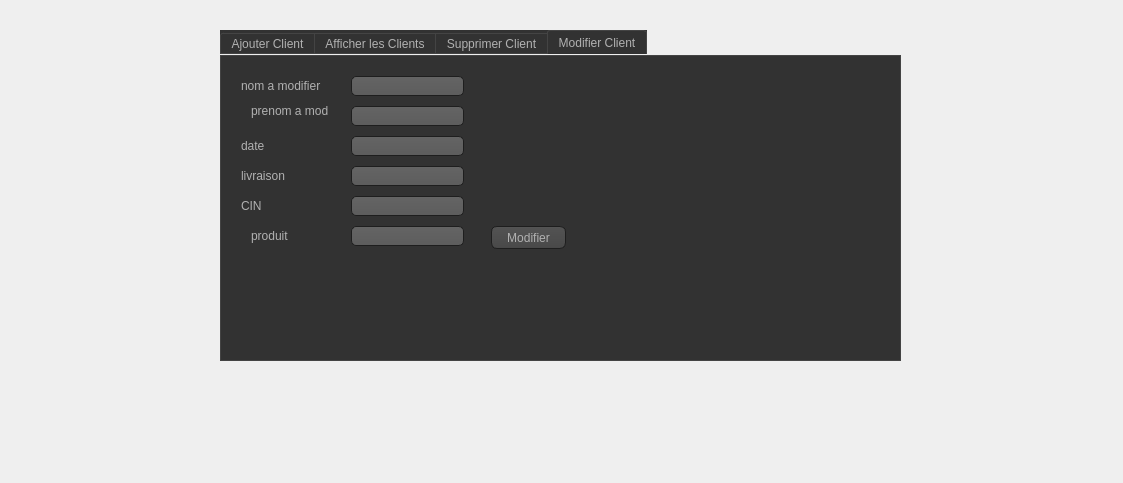
<?xml version="1.0" encoding="UTF-8"?>
<ui version="4.0">
 <class>WWindow</class>
 <widget class="QDialog" name="WWindow">
  <property name="geometry">
   <rect>
    <x>0</x>
    <y>0</y>
    <width>1123</width>
    <height>483</height>
   </rect>
  </property>
  <property name="windowTitle">
   <string>Dialog</string>
  </property>
  <widget class="QTabWidget" name="tabWidget">
   <property name="geometry">
    <rect>
     <x>220</x>
     <y>30</y>
     <width>681</width>
     <height>331</height>
    </rect>
   </property>
   <property name="styleSheet">
    <string notr="true">QToolTip
{
     border: 1px solid black;
     background-color: #ffa02f;
     padding: 1px;
     border-radius: 3px;
     opacity: 100;
}

QWidget
{
    color: #b1b1b1;
    background-color: #323232;
}

QWidget:item:hover
{
    background-color: QLinearGradient( x1: 0, y1: 0, x2: 0, y2: 1, stop: 0 #ffa02f, stop: 1 #ca0619);
    color: #000000;
}

QWidget:item:selected
{
    background-color: QLinearGradient( x1: 0, y1: 0, x2: 0, y2: 1, stop: 0 #ffa02f, stop: 1 #d7801a);
}

QMenuBar::item
{
    background: transparent;
}

QMenuBar::item:selected
{
    background: transparent;
    border: 1px solid #ffaa00;
}

QMenuBar::item:pressed
{
    background: #444;
    border: 1px solid #000;
    background-color: QLinearGradient(
        x1:0, y1:0,
        x2:0, y2:1,
        stop:1 #212121,
        stop:0.4 #343434/*,
        stop:0.2 #343434,
        stop:0.1 #ffaa00*/
    );
    margin-bottom:-1px;
    padding-bottom:1px;
}

QMenu
{
    border: 1px solid #000;
}

QMenu::item
{
    padding: 2px 20px 2px 20px;
}

QMenu::item:selected
{
    color: #000000;
}

QWidget:disabled
{
    color: #404040;
    background-color: #323232;
}

QAbstractItemView
{
    background-color: QLinearGradient( x1: 0, y1: 0, x2: 0, y2: 1, stop: 0 #4d4d4d, stop: 0.1 #646464, stop: 1 #5d5d5d);
}

QWidget:focus
{
    /*border: 2px solid QLinearGradient( x1: 0, y1: 0, x2: 0, y2: 1, stop: 0 #ffa02f, stop: 1 #d7801a);*/
}

QLineEdit
{
    background-color: QLinearGradient( x1: 0, y1: 0, x2: 0, y2: 1, stop: 0 #4d4d4d, stop: 0 #646464, stop: 1 #5d5d5d);
    padding: 1px;
    border-style: solid;
    border: 1px solid #1e1e1e;
    border-radius: 5;
}

QPushButton
{
    color: #b1b1b1;
    background-color: QLinearGradient( x1: 0, y1: 0, x2: 0, y2: 1, stop: 0 #565656, stop: 0.1 #525252, stop: 0.5 #4e4e4e, stop: 0.9 #4a4a4a, stop: 1 #464646);
    border-width: 1px;
    border-color: #1e1e1e;
    border-style: solid;
    border-radius: 6;
    padding: 3px;
    font-size: 12px;
    padding-left: 5px;
    padding-right: 5px;
}

QPushButton:pressed
{
    background-color: QLinearGradient( x1: 0, y1: 0, x2: 0, y2: 1, stop: 0 #2d2d2d, stop: 0.1 #2b2b2b, stop: 0.5 #292929, stop: 0.9 #282828, stop: 1 #252525);
}

QComboBox
{
    selection-background-color: #ffaa00;
    background-color: QLinearGradient( x1: 0, y1: 0, x2: 0, y2: 1, stop: 0 #565656, stop: 0.1 #525252, stop: 0.5 #4e4e4e, stop: 0.9 #4a4a4a, stop: 1 #464646);
    border-style: solid;
    border: 1px solid #1e1e1e;
    border-radius: 5;
}

QComboBox:hover,QPushButton:hover
{
    border: 2px solid QLinearGradient( x1: 0, y1: 0, x2: 0, y2: 1, stop: 0 #ffa02f, stop: 1 #d7801a);
}


QComboBox:on
{
    padding-top: 3px;
    padding-left: 4px;
    background-color: QLinearGradient( x1: 0, y1: 0, x2: 0, y2: 1, stop: 0 #2d2d2d, stop: 0.1 #2b2b2b, stop: 0.5 #292929, stop: 0.9 #282828, stop: 1 #252525);
    selection-background-color: #ffaa00;
}

QComboBox QAbstractItemView
{
    border: 2px solid darkgray;
    selection-background-color: QLinearGradient( x1: 0, y1: 0, x2: 0, y2: 1, stop: 0 #ffa02f, stop: 1 #d7801a);
}

QComboBox::drop-down
{
     subcontrol-origin: padding;
     subcontrol-position: top right;
     width: 15px;

     border-left-width: 0px;
     border-left-color: darkgray;
     border-left-style: solid; /* just a single line */
     border-top-right-radius: 3px; /* same radius as the QComboBox */
     border-bottom-right-radius: 3px;
 }

QComboBox::down-arrow
{
     image: url(:/down_arrow.png);
}

QGroupBox:focus
{
border: 2px solid QLinearGradient( x1: 0, y1: 0, x2: 0, y2: 1, stop: 0 #ffa02f, stop: 1 #d7801a);
}

QTextEdit:focus
{
    border: 2px solid QLinearGradient( x1: 0, y1: 0, x2: 0, y2: 1, stop: 0 #ffa02f, stop: 1 #d7801a);
}

QScrollBar:horizontal {
     border: 1px solid #222222;
     background: QLinearGradient( x1: 0, y1: 0, x2: 0, y2: 1, stop: 0.0 #121212, stop: 0.2 #282828, stop: 1 #484848);
     height: 7px;
     margin: 0px 16px 0 16px;
}

QScrollBar::handle:horizontal
{
      background: QLinearGradient( x1: 0, y1: 0, x2: 1, y2: 0, stop: 0 #ffa02f, stop: 0.5 #d7801a, stop: 1 #ffa02f);
      min-height: 20px;
      border-radius: 2px;
}

QScrollBar::add-line:horizontal {
      border: 1px solid #1b1b19;
      border-radius: 2px;
      background: QLinearGradient( x1: 0, y1: 0, x2: 1, y2: 0, stop: 0 #ffa02f, stop: 1 #d7801a);
      width: 14px;
      subcontrol-position: right;
      subcontrol-origin: margin;
}

QScrollBar::sub-line:horizontal {
      border: 1px solid #1b1b19;
      border-radius: 2px;
      background: QLinearGradient( x1: 0, y1: 0, x2: 1, y2: 0, stop: 0 #ffa02f, stop: 1 #d7801a);
      width: 14px;
     subcontrol-position: left;
     subcontrol-origin: margin;
}

QScrollBar::right-arrow:horizontal, QScrollBar::left-arrow:horizontal
{
      border: 1px solid black;
      width: 1px;
      height: 1px;
      background: white;
}

QScrollBar::add-page:horizontal, QScrollBar::sub-page:horizontal
{
      background: none;
}

QScrollBar:vertical
{
      background: QLinearGradient( x1: 0, y1: 0, x2: 1, y2: 0, stop: 0.0 #121212, stop: 0.2 #282828, stop: 1 #484848);
      width: 7px;
      margin: 16px 0 16px 0;
      border: 1px solid #222222;
}

QScrollBar::handle:vertical
{
      background: QLinearGradient( x1: 0, y1: 0, x2: 0, y2: 1, stop: 0 #ffa02f, stop: 0.5 #d7801a, stop: 1 #ffa02f);
      min-height: 20px;
      border-radius: 2px;
}

QScrollBar::add-line:vertical
{
      border: 1px solid #1b1b19;
      border-radius: 2px;
      background: QLinearGradient( x1: 0, y1: 0, x2: 0, y2: 1, stop: 0 #ffa02f, stop: 1 #d7801a);
      height: 14px;
      subcontrol-position: bottom;
      subcontrol-origin: margin;
}

QScrollBar::sub-line:vertical
{
      border: 1px solid #1b1b19;
      border-radius: 2px;
      background: QLinearGradient( x1: 0, y1: 0, x2: 0, y2: 1, stop: 0 #d7801a, stop: 1 #ffa02f);
      height: 14px;
      subcontrol-position: top;
      subcontrol-origin: margin;
}

QScrollBar::up-arrow:vertical, QScrollBar::down-arrow:vertical
{
      border: 1px solid black;
      width: 1px;
      height: 1px;
      background: white;
}


QScrollBar::add-page:vertical, QScrollBar::sub-page:vertical
{
      background: none;
}

QTextEdit
{
    background-color: #242424;
}

QPlainTextEdit
{
    background-color: #242424;
}

QHeaderView::section
{
    background-color: QLinearGradient(x1:0, y1:0, x2:0, y2:1, stop:0 #616161, stop: 0.5 #505050, stop: 0.6 #434343, stop:1 #656565);
    color: white;
    padding-left: 4px;
    border: 1px solid #6c6c6c;
}

QCheckBox:disabled
{
color: #414141;
}

QDockWidget::title
{
    text-align: center;
    spacing: 3px; /* spacing between items in the tool bar */
    background-color: QLinearGradient(x1:0, y1:0, x2:0, y2:1, stop:0 #323232, stop: 0.5 #242424, stop:1 #323232);
}

QDockWidget::close-button, QDockWidget::float-button
{
    text-align: center;
    spacing: 1px; /* spacing between items in the tool bar */
    background-color: QLinearGradient(x1:0, y1:0, x2:0, y2:1, stop:0 #323232, stop: 0.5 #242424, stop:1 #323232);
}

QDockWidget::close-button:hover, QDockWidget::float-button:hover
{
    background: #242424;
}

QDockWidget::close-button:pressed, QDockWidget::float-button:pressed
{
    padding: 1px -1px -1px 1px;
}

QMainWindow::separator
{
    background-color: QLinearGradient(x1:0, y1:0, x2:0, y2:1, stop:0 #161616, stop: 0.5 #151515, stop: 0.6 #212121, stop:1 #343434);
    color: white;
    padding-left: 4px;
    border: 1px solid #4c4c4c;
    spacing: 3px; /* spacing between items in the tool bar */
}

QMainWindow::separator:hover
{

    background-color: QLinearGradient(x1:0, y1:0, x2:0, y2:1, stop:0 #d7801a, stop:0.5 #b56c17 stop:1 #ffa02f);
    color: white;
    padding-left: 4px;
    border: 1px solid #6c6c6c;
    spacing: 3px; /* spacing between items in the tool bar */
}

QToolBar::handle
{
     spacing: 3px; /* spacing between items in the tool bar */
     background: url(:/images/handle.png);
}

QMenu::separator
{
    height: 2px;
    background-color: QLinearGradient(x1:0, y1:0, x2:0, y2:1, stop:0 #161616, stop: 0.5 #151515, stop: 0.6 #212121, stop:1 #343434);
    color: white;
    padding-left: 4px;
    margin-left: 10px;
    margin-right: 5px;
}

QProgressBar
{
    border: 2px solid grey;
    border-radius: 5px;
    text-align: center;
}

QProgressBar::chunk
{
    background-color: #d7801a;
    width: 2.15px;
    margin: 0.5px;
}

QTabBar::tab {
    color: #b1b1b1;
    border: 1px solid #444;
    border-bottom-style: none;
    background-color: #323232;
    padding-left: 10px;
    padding-right: 10px;
    padding-top: 3px;
    padding-bottom: 2px;
    margin-right: -1px;
}

QTabWidget::pane {
    border: 1px solid #444;
    top: 1px;
}

QTabBar::tab:last
{
    margin-right: 0; /* the last selected tab has nothing to overlap with on the right */
    border-top-right-radius: 3px;
}

QTabBar::tab:first:!selected
{
 margin-left: 0px; /* the last selected tab has nothing to overlap with on the right */


    border-top-left-radius: 3px;
}

QTabBar::tab:!selected
{
    color: #b1b1b1;
    border-bottom-style: solid;
    margin-top: 3px;
    background-color: QLinearGradient(x1:0, y1:0, x2:0, y2:1, stop:1 #212121, stop:.4 #343434);
}

QTabBar::tab:selected
{
    border-top-left-radius: 3px;
    border-top-right-radius: 3px;
    margin-bottom: 0px;
}

QTabBar::tab:!selected:hover
{
    /*border-top: 2px solid #ffaa00;
    padding-bottom: 3px;*/
    border-top-left-radius: 3px;
    border-top-right-radius: 3px;
    background-color: QLinearGradient(x1:0, y1:0, x2:0, y2:1, stop:1 #212121, stop:0.4 #343434, stop:0.2 #343434, stop:0.1 #ffaa00);
}

QRadioButton::indicator:checked, QRadioButton::indicator:unchecked{
    color: #b1b1b1;
    background-color: #323232;
    border: 1px solid #b1b1b1;
    border-radius: 6px;
}

QRadioButton::indicator:checked
{
    background-color: qradialgradient(
        cx: 0.5, cy: 0.5,
        fx: 0.5, fy: 0.5,
        radius: 1.0,
        stop: 0.25 #ffaa00,
        stop: 0.3 #323232
    );
}

QCheckBox::indicator{
    color: #b1b1b1;
    background-color: #323232;
    border: 1px solid #b1b1b1;
    width: 9px;
    height: 9px;
}

QRadioButton::indicator
{
    border-radius: 6px;
}

QRadioButton::indicator:hover, QCheckBox::indicator:hover
{
    border: 1px solid #ffaa00;
}

QCheckBox::indicator:checked
{
    image:url(:/images/checkbox.png);
}

QCheckBox::indicator:disabled, QRadioButton::indicator:disabled
{
    border: 1px solid #444;
}</string>
   </property>
   <property name="currentIndex">
    <number>3</number>
   </property>
   <widget class="QWidget" name="tab_5">
    <attribute name="title">
     <string>Ajouter Client</string>
    </attribute>
    <widget class="QLabel" name="label">
     <property name="geometry">
      <rect>
       <x>30</x>
       <y>160</y>
       <width>61</width>
       <height>16</height>
      </rect>
     </property>
     <property name="text">
      <string>CIN</string>
     </property>
    </widget>
    <widget class="QLabel" name="label_15">
     <property name="geometry">
      <rect>
       <x>30</x>
       <y>100</y>
       <width>47</width>
       <height>13</height>
      </rect>
     </property>
     <property name="text">
      <string>Date</string>
     </property>
    </widget>
    <widget class="QLabel" name="label_16">
     <property name="geometry">
      <rect>
       <x>30</x>
       <y>130</y>
       <width>51</width>
       <height>16</height>
      </rect>
     </property>
     <property name="text">
      <string>Livraison</string>
     </property>
    </widget>
    <widget class="QLineEdit" name="lineEdit_CIN_2">
     <property name="geometry">
      <rect>
       <x>140</x>
       <y>160</y>
       <width>113</width>
       <height>20</height>
      </rect>
     </property>
    </widget>
    <widget class="QLineEdit" name="lineEdit_Date_2">
     <property name="geometry">
      <rect>
       <x>140</x>
       <y>100</y>
       <width>113</width>
       <height>20</height>
      </rect>
     </property>
    </widget>
    <widget class="QLineEdit" name="lineEdit_Livraison_2">
     <property name="geometry">
      <rect>
       <x>140</x>
       <y>130</y>
       <width>113</width>
       <height>20</height>
      </rect>
     </property>
    </widget>
    <widget class="QLineEdit" name="lineEdit_Produit_2">
     <property name="geometry">
      <rect>
       <x>140</x>
       <y>190</y>
       <width>113</width>
       <height>20</height>
      </rect>
     </property>
    </widget>
    <widget class="QLabel" name="label_17">
     <property name="geometry">
      <rect>
       <x>30</x>
       <y>190</y>
       <width>47</width>
       <height>13</height>
      </rect>
     </property>
     <property name="text">
      <string>Produit</string>
     </property>
    </widget>
    <widget class="QLineEdit" name="lineEdit_Prenom_2">
     <property name="geometry">
      <rect>
       <x>140</x>
       <y>70</y>
       <width>113</width>
       <height>20</height>
      </rect>
     </property>
    </widget>
    <widget class="QLineEdit" name="lineEdit_Nom_2">
     <property name="geometry">
      <rect>
       <x>140</x>
       <y>40</y>
       <width>113</width>
       <height>20</height>
      </rect>
     </property>
    </widget>
    <widget class="QLabel" name="label_18">
     <property name="geometry">
      <rect>
       <x>30</x>
       <y>70</y>
       <width>47</width>
       <height>13</height>
      </rect>
     </property>
     <property name="text">
      <string>Prenom</string>
     </property>
    </widget>
    <widget class="QLabel" name="label_19">
     <property name="geometry">
      <rect>
       <x>30</x>
       <y>40</y>
       <width>47</width>
       <height>13</height>
      </rect>
     </property>
     <property name="text">
      <string>Nom</string>
     </property>
    </widget>
    <widget class="QPushButton" name="pushButton">
     <property name="geometry">
      <rect>
       <x>310</x>
       <y>40</y>
       <width>93</width>
       <height>28</height>
      </rect>
     </property>
     <property name="text">
      <string>Ajouter</string>
     </property>
    </widget>
    <widget class="QPushButton" name="pushButton_3">
     <property name="geometry">
      <rect>
       <x>510</x>
       <y>260</y>
       <width>93</width>
       <height>28</height>
      </rect>
     </property>
     <property name="text">
      <string>Quitter</string>
     </property>
    </widget>
    <widget class="QPushButton" name="pushButton_4">
     <property name="geometry">
      <rect>
       <x>20</x>
       <y>260</y>
       <width>93</width>
       <height>28</height>
      </rect>
     </property>
     <property name="text">
      <string>Commande</string>
     </property>
    </widget>
   </widget>
   <widget class="QWidget" name="tab_6">
    <attribute name="title">
     <string>Afficher les Clients</string>
    </attribute>
    <widget class="QTableView" name="tabclient_2">
     <property name="geometry">
      <rect>
       <x>10</x>
       <y>10</y>
       <width>591</width>
       <height>251</height>
      </rect>
     </property>
    </widget>
   </widget>
   <widget class="QWidget" name="tab_7">
    <attribute name="title">
     <string>Supprimer Client</string>
    </attribute>
    <widget class="QLineEdit" name="lineEdit_id_3">
     <property name="geometry">
      <rect>
       <x>80</x>
       <y>30</y>
       <width>113</width>
       <height>20</height>
      </rect>
     </property>
    </widget>
    <widget class="QLabel" name="label_20">
     <property name="geometry">
      <rect>
       <x>20</x>
       <y>30</y>
       <width>61</width>
       <height>16</height>
      </rect>
     </property>
     <property name="text">
      <string>prenom</string>
     </property>
    </widget>
    <widget class="QPushButton" name="pb_supprimer_2">
     <property name="geometry">
      <rect>
       <x>280</x>
       <y>30</y>
       <width>75</width>
       <height>23</height>
      </rect>
     </property>
     <property name="text">
      <string>Supprimer</string>
     </property>
    </widget>
   </widget>
   <widget class="QWidget" name="tab_8">
    <attribute name="title">
     <string>Modifier Client</string>
    </attribute>
    <widget class="QLineEdit" name="lineEdit_nomrech_2">
     <property name="geometry">
      <rect>
       <x>130</x>
       <y>20</y>
       <width>113</width>
       <height>20</height>
      </rect>
     </property>
    </widget>
    <widget class="QLabel" name="label_21">
     <property name="geometry">
      <rect>
       <x>20</x>
       <y>20</y>
       <width>91</width>
       <height>20</height>
      </rect>
     </property>
     <property name="text">
      <string>nom a modifier</string>
     </property>
    </widget>
    <widget class="QPushButton" name="pb_Modifier_2">
     <property name="geometry">
      <rect>
       <x>270</x>
       <y>170</y>
       <width>75</width>
       <height>23</height>
      </rect>
     </property>
     <property name="text">
      <string>Modifier</string>
     </property>
    </widget>
    <widget class="QLabel" name="label_22">
     <property name="geometry">
      <rect>
       <x>30</x>
       <y>40</y>
       <width>81</width>
       <height>30</height>
      </rect>
     </property>
     <property name="text">
      <string>prenom a mod</string>
     </property>
    </widget>
    <widget class="QLineEdit" name="lineEdit_dateLN_2">
     <property name="geometry">
      <rect>
       <x>130</x>
       <y>80</y>
       <width>113</width>
       <height>20</height>
      </rect>
     </property>
    </widget>
    <widget class="QLabel" name="label_23">
     <property name="geometry">
      <rect>
       <x>20</x>
       <y>110</y>
       <width>91</width>
       <height>20</height>
      </rect>
     </property>
     <property name="text">
      <string>livraison</string>
     </property>
    </widget>
    <widget class="QLineEdit" name="lineEdit_LivraisonCN_2">
     <property name="geometry">
      <rect>
       <x>130</x>
       <y>110</y>
       <width>113</width>
       <height>20</height>
      </rect>
     </property>
    </widget>
    <widget class="QLabel" name="label_24">
     <property name="geometry">
      <rect>
       <x>20</x>
       <y>140</y>
       <width>91</width>
       <height>20</height>
      </rect>
     </property>
     <property name="text">
      <string>CIN</string>
     </property>
    </widget>
    <widget class="QLineEdit" name="lineEdit_prenomN_2">
     <property name="geometry">
      <rect>
       <x>130</x>
       <y>50</y>
       <width>113</width>
       <height>20</height>
      </rect>
     </property>
    </widget>
    <widget class="QLabel" name="label_25">
     <property name="geometry">
      <rect>
       <x>20</x>
       <y>80</y>
       <width>91</width>
       <height>20</height>
      </rect>
     </property>
     <property name="text">
      <string>date</string>
     </property>
    </widget>
    <widget class="QLineEdit" name="lineEdit_CINN_2">
     <property name="geometry">
      <rect>
       <x>130</x>
       <y>140</y>
       <width>113</width>
       <height>20</height>
      </rect>
     </property>
    </widget>
    <widget class="QLineEdit" name="lineEdit_ProduitN_2">
     <property name="geometry">
      <rect>
       <x>130</x>
       <y>170</y>
       <width>113</width>
       <height>20</height>
      </rect>
     </property>
    </widget>
    <widget class="QLabel" name="label_26">
     <property name="geometry">
      <rect>
       <x>30</x>
       <y>170</y>
       <width>71</width>
       <height>20</height>
      </rect>
     </property>
     <property name="text">
      <string>produit</string>
     </property>
    </widget>
   </widget>
  </widget>
 </widget>
 <resources/>
 <connections>
  <connection>
   <sender>pushButton_3</sender>
   <signal>clicked()</signal>
   <receiver>WWindow</receiver>
   <slot>close()</slot>
   <hints>
    <hint type="sourcelabel">
     <x>730</x>
     <y>214</y>
    </hint>
    <hint type="destinationlabel">
     <x>851</x>
     <y>212</y>
    </hint>
   </hints>
  </connection>
 </connections>
</ui>
